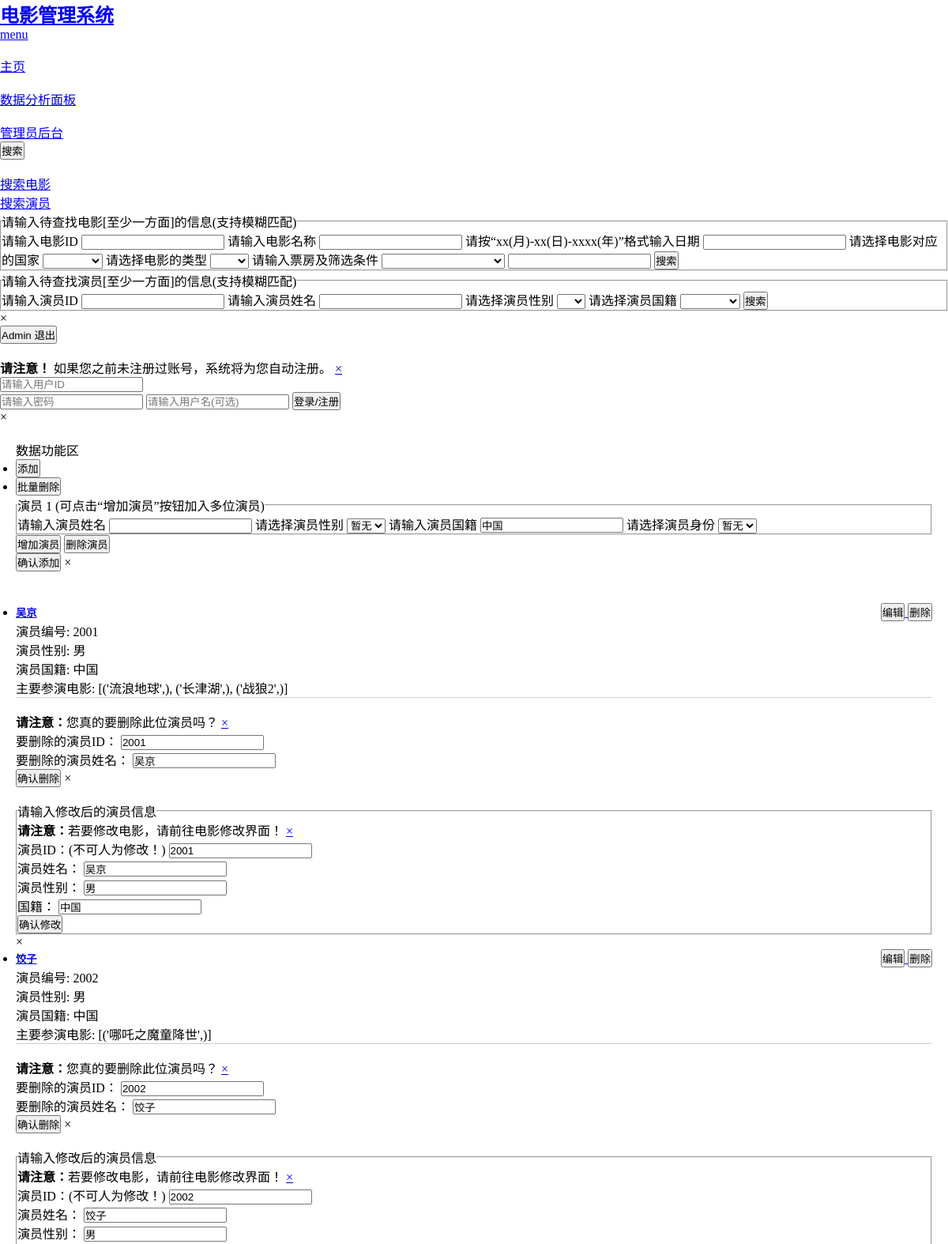
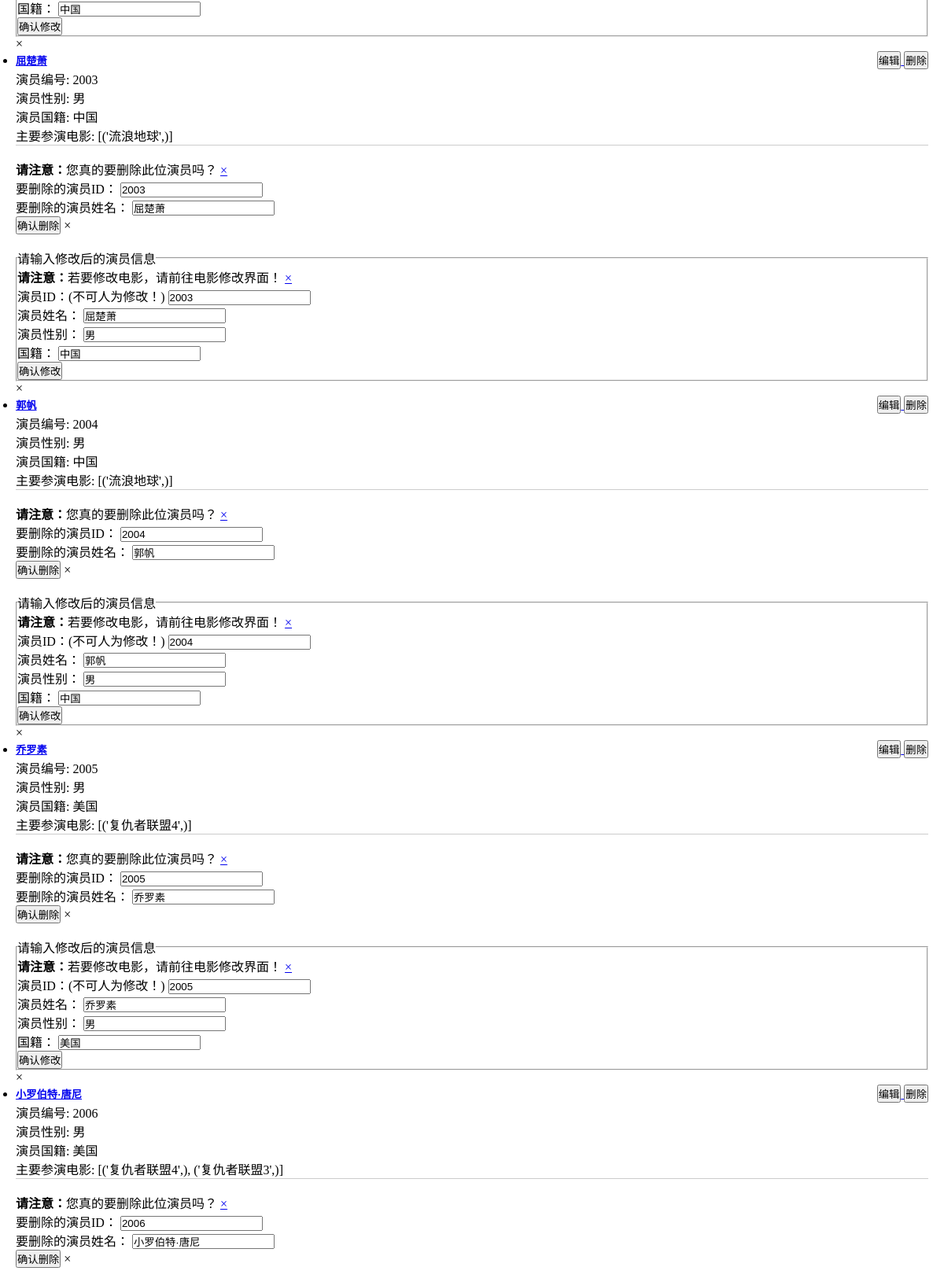
Screenshot of /admin_act_page (signed in, upper part) with the database file from the repository (2 pictures, top to bottom).
### app.py (models this page shows, shortened)
class User_info(movie_db.Model, UserMixin): #继承UserMixin类
    user_id = movie_db.Column(movie_db.String(128), nullable = False, primary_key=True)
    username = movie_db.Column(movie_db.String(128), nullable = False)
    password_hash = movie_db.Column(movie_db.String(128), nullable = False)
    mv_starred = movie_db.Column(movie_db.String(128)) #收藏的电影
    act_starred = movie_db.Column(movie_db.String(128)) #收藏的演员
    tag = movie_db.Column(movie_db.String(128)) #用不多于10个字描述一下自己
    def get_id(self):
        return str(self.user_id)

class Actor_info(movie_db.Model):
    act_id = movie_db.Column(movie_db.Integer, nullable = False, primary_key=True)
    act_name = movie_db.Column(movie_db.String(20), nullable = False)
    gender = movie_db.Column(movie_db.String(10))
    act_country = movie_db.Column(movie_db.String(20))

### app.py (the view)
@app.route('/admin_act_page', methods = ['GET'])
@login_required #用于视图保护
def demo_act():
    rst = Actor_info.query.all()
    mv_rst = {}
    for act_element in rst:
        act_id = act_element.act_id
        mv_que = movie_db.session.query(Movie_info.mv_name).join(Mv_Act, Mv_Act.mv_id == Movie_info.mv_id).filter(Mv_Act.act_id == act_id).all()
        mv_list = [temp for temp in mv_que]
        unique_mv_list = list(set(mv_list))
        mv_rst[act_id] = unique_mv_list
    return render_template('admin_act_page.html', rst_actors = rst, rst_mvs = mv_rst)

### app.py (called while the page is built)
@login_manager.user_loader
def load_user(user_id):
    user = User_info.query.get(user_id)
    return user

### templates/admin_act_page.html (shortened to what this page needs)
{% if current_user.is_authenticated %}
{% if current_user.get_id() == "1" %}
{% extends 'mainpage_base.html' %}
{% block 图片展示 %}
<div style="padding: 20px;">
    <p>数据功能区</p>
    <ul class="button-group radius">
      <li><button type="button" class="button" data-reveal-id="add_info">添加</button></li>
      <li><button type="button" class="button">批量删除</button></li>
    </ul>
    <div id="add_info" class="reveal-modal" data-reveal>
        <div id="formContainer">
            <fieldset>
                <legend>演员 1 (可点击“增加演员”按钮加入多位演员)</legend>
                <div class="form-group">
                    <form class="act_Form" method="post">
                        <div class="row" id="formItems2">
                            <div class="small-12 columns form-item">
                                请输入演员姓名
                                <input type="text" name = "act_name" required>
                                请选择演员性别
                                <select name = "gender">
                                    <option>暂无</option>
                                </select>
                                请输入演员国籍
                                <input type="text" name = "country" value = "中国" required>
                                请选择演员身份
                                <select name = "act_relation">
                                    <option>暂无</option>
                                </select>
                            </div>
                        </div>
                    </form>
                </div>
            </fieldset>
        </div>
        <div class="row">
            <div class="small-12 columns">
                <button type="button" onclick="addForm()">增加演员</button>
                <button type="button" onclick="deleteForm()">删除演员</button>
            </div>
        </div>
        <button onclick="gatherAndSubmitFormData()">确认添加</button>
        <a class="close-reveal-modal">&times;</a>
    </div>
</div>
{% endblock 图片展示 %}
{% block 搜索结果 %}
<div style="padding:20px;">
    <ul class="accordion" data-accordion>
      {% for actor in rst_actors %}
        <li class="accordion-navigation">
            <a href="#demo_{{ loop.index }}">
                <div class="row_container">
                    <h5>{{ actor.act_name }}</h5>
                    <ul class="button-group radius">
                        <button type="button" class="button round small" data-reveal-id="edit_{{ loop.index }}">编辑</button>
                        <button type="button" class="button round small" data-reveal-id="delete_{{ loop.index }}">删除</button>
                    </ul>
                </div>
            </a>
            <div id="demo_{{ loop.index }}" class="content">
                <div class="panel radius">
                <p>演员编号: {{ actor.act_id }}</p>
                <p>演员性别: {{ actor.gender }}</p>
                <p>演员国籍: {{ actor.act_country }}</p>
                <p>主要参演电影: {% for key, value in rst_mvs.items() %}
                    {% if key == actor.act_id %}
                      {{ value }}
                    {% endif %}
                  {% endfor %}</p>
                </div>
            </div>
        </li>
        <div id="delete_{{ loop.index }}" class="reveal-modal medium" data-reveal>
            <form class="act_delete_Form" action="/admin_delete_act" method="post">
                <br>
                <div data-alert class="alert-box warning">
                    <strong>请注意：</strong>您真的要删除此位演员吗？
                    <a href="#" class="close">&times;</a>
                </div>
                <label for="act_id">要删除的演员ID：</label>
                <input type="text" id="act_id" name="act_id" value="{{ actor.act_id }}" readonly><br>
                <label for="act_name">要删除的演员姓名：</label>
                <input type="text" id="act_name" name="act_name" value="{{ actor.act_name }}" readonly><br>
                <input class="button" type = "submit" name = "delete" value="确认删除">
                <a class="close-reveal-modal">&times;</a>
            </form>
        </div>
        <div id="edit_{{ loop.index }}" class="reveal-modal large" data-reveal>
            <br>
            <fieldset>
                <div data-alert class="alert-box warning">
                    <strong>请注意：</strong>若要修改电影，请前往电影修改界面！
                    <a href="#" class="close">&times;</a>
                </div>
                <legend>请输入修改后的演员信息</legend>
                <form class="act_edit_Form" action="/admin_modify_act" method="post">
                    <label for="act_id">演员ID：(不可人为修改！)</label>
                    <input type="text" id="act_id" name="act_id" value="{{ actor.act_id }}" readonly required><br>
                    <label for="act_name">演员姓名：</label>
                    <input type="text" id="act_name" name="act_name" value="{{ actor.act_name }}" required><br>
                    <label for="gender">演员性别：</label>
                    <input type="text" id="gender" name="gender" value="{{ actor.gender }}" required><br>
                    <label for="act_country">国籍：</label>
                    <input type="text" id="act_country" name="act_country" value="{{ actor.act_country }}" required><br>
                    <input class="button" type = "submit" name = "modify" value="确认修改">
                </form>
            </fieldset>
            <a class="close-reveal-modal">&times;</a>
        </div>
      {% endfor %}
    </ul>
</div>
{% endblock 搜索结果 %}
{% endif %}
{% endif %}

### templates/mainpage_base.html (shortened to what this page needs)
<!doctype html>
<html>
  <head>
    <link rel="stylesheet" href="https://cdnjs.cloudflare.com/ajax/libs/foundation/5.5.3/css/normalize.min.css">
    <link rel="stylesheet" href="https://cdnjs.cloudflare.com/ajax/libs/foundation/5.5.3/css/foundation.min.css">
    <link rel="stylesheet" type="text/css" href="../static/style.css">
    <link href='https://cdnjs.cloudflare.com/ajax/libs/foundicons/3.0.0/foundation-icons.css' rel='stylesheet' type='text/css'>
  </head>
  <body>
    <div class="fixed">
      <nav class="top-bar" data-topbar>
        <ul class="title-area">
          <li class="name">
            <h1>
              <a href="#">
                电影管理系统
              </a>
            </h1>
          </li>
          <li class="toggle-topbar menu-icon"><a href="#"><span>menu</span></a></li>
        </ul>
        <section class="top-bar-section">
          <ul class="left">
            <li class="divider"></li>
            <li><a href="#" onclick="redirectToMainPage()">主页</a></li>
            <li class="divider"></li>
            <li><a href="#" onclick="redirectToData()">数据分析面板</a></li>
            <li class="divider"></li>
            {% if current_user.is_authenticated %}
              {% if current_user.get_id() == "1" %}
                <li><a href="#" onclick="redirectToAdmin()">管理员后台</a></li>
              {% endif %}
            {% endif %}
          </ul>
          <ul class="right">
            <button type="button" class="button radius" data-reveal-id="search"> 搜索</button>
            <div id="search" class="reveal-modal" data-reveal>
              <br>
              <ul class="tabs" data-tab>
                <li class="tab-title active"><a href="#search_movie">搜索电影</a></li>
                <li class="tab-title"><a href="#search_actor">搜索演员</a></li>
              </ul>
              <div class="tabs-content">
                <div class="content active" id="search_movie">
                  <form action = "/" method="post">
                    <fieldset>
                      <legend>请输入待查找电影[至少一方面]的信息(支持模糊匹配)</legend>
                      请输入电影ID
                      <input type="text" name = "mv_id">
                      请输入电影名称
                      <input type="text" name = "mv_name">
                      请按“xx(月)-xx(日)-xxxx(年)”格式输入日期
                      <input type="text" name = "date">
                      请选择电影对应的国家
                      <select name = "mv_country">
                        <option></option>
                        <option>中国</option>
                      </select>
                      请选择电影的类型
                      <select name = "mv_type">
                        <option></option>
                        <option>动作</option>
                      </select>
                      请输入票房及筛选条件
                      <select name = "box_1">
                        <option></option>
                        <option>选出大于该票房的</option>
                      </select>
                      <input type="text" name = "box_2">
                      <input class="button" type = "submit" name = "search_mv" value="搜索">
                    </fieldset>
                  </form>
                </div>
                <div class="content" id="search_actor">
                  <form action = "/" method="post">
                    <fieldset>
                      <legend>请输入待查找演员[至少一方面]的信息(支持模糊匹配)</legend>
                      请输入演员ID
                      <input type="text" name = "act_id">
                      请输入演员姓名
                      <input type="text" name = "act_name">
                      请选择演员性别
                      <select name = "gender">
                        <option></option>
                        <option>男</option>
                      </select>
                      请选择演员国籍
                      <select name = "act_country">
                        <option></option>
                        <option>中国</option>
                      </select>
                      <input class="button" type = "submit" name = "search_act" value="搜索">
                    </fieldset>
                  </form>
                </div>
              </div>
              <a class="close-reveal-modal">&times;</a>
            </div>
            {% if current_user.is_authenticated %}
              <button type="button" class="button radius" id="logout">{{ current_user.username }} 退出</button>
            {% else %}
              <button type="button" class="button radius" data-reveal-id="login"><i class="fi-pencil"></i> 登录/注册</button>
            {% endif %}
            <div id="login" class="reveal-modal" data-reveal>
              <br>
              <form action = "/login" method = "post">
                <div data-alert class="alert-box warning">
                  <strong>请注意！</strong> 如果您之前未注册过账号，系统将为您自动注册。
                  <a href="#" class="close">&times;</a>
                </div>
                <input type="text" id = "user_id" name = "user_id" placeholder="请输入用户ID" required>
                <input type="password" name = "password" placeholder="请输入密码" required>
                <input type="text" name = "username" placeholder="请输入用户名(可选)">
                <input class="button" type = "submit" name = "log_in" value="登录/注册">
              </form>
              <a class="close-reveal-modal">&times;</a>
            </div>
          </ul>
        </section>
      </nav>
    </div>
    {% block 图片展示 %}{% endblock 图片展示 %}
    {% block 搜索结果 %}{% endblock 搜索结果 %}
  </body>
</html>

### static/style.css (style rules this page uses)
* { margin:0;padding:0; }

### templates/admin_act_page.html (style rules this page uses)
.accordion-navigation { border-bottom: 1px solid #ccc; }
.row_container { display: flex; justify-content: space-between; align-items: center; }

### rows the page displays
User_info: username "Admin"
Actor_info: act_name "吴京", act_id "2001", gender "男", act_country "中国", value "[('流浪地球',), ('长津湖',), ('战狼2',)]"
Actor_info: act_name "饺子", act_id "2002", gender "男", act_country "中国", value "[('哪吒之魔童降世',)]"
Actor_info: act_name "屈楚萧", act_id "2003", gender "男", act_country "中国", value "[('流浪地球',)]"
Actor_info: act_name "郭帆", act_id "2004", gender "男", act_country "中国", value "[('流浪地球',)]"
Actor_info: act_name "乔罗素", act_id "2005", gender "男", act_country "美国", value "[('复仇者联盟4',)]"
Actor_info: act_name "小罗伯特·唐尼", act_id "2006", gender "男", act_country "美国", value "[('复仇者联盟4',), ('复仇者联盟3',)]"
